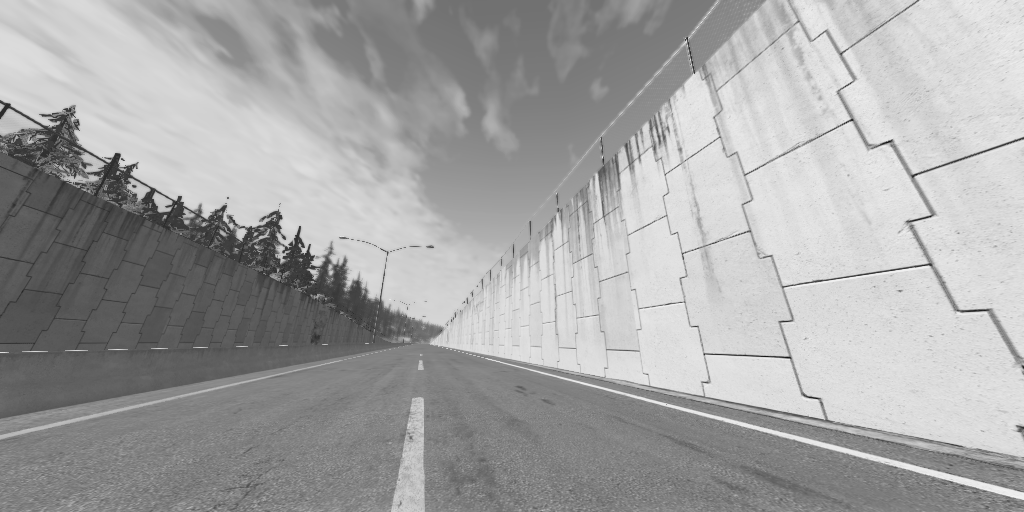
#> input picture sentdex/1left.png, 1024 x 512 px
$ jupyter execute sentdex_hough.ipynb
#> lines starting #> are read from the running program, lines starting #| are printed output that depends on the picture; after the words box and inside, x2 and y2 are one past the last pixel; in counts of white or black regions, pixels touching at a corner belong together
#> in main, screen is the input picture: shape (512, 1024, 3); min 19, max 244, mean 164.9
[cell 1]
import numpy as np
import cv2
import time

[cell 2]
def draw_lines(img, lines):
    try:
        for line in lines:
            coords = line[0]
            cv2.line(img, (coords[0],coords[1]), (coords[2],coords[3]), [255,255,255], 3)
    except:
        pass


def roi(img, vertices):
    mask = np.zeros_like(img)
    cv2.fillPoly(mask, vertices, 255)
    masked = cv2.bitwise_and(img, mask)
    return masked


def process_img(original_image):
    # processed_img = cv2.cvtColor(original_image, cv2.COLOR_BGR2GRAY)
    processed_img = cv2.Canny(original_image, 100, 150)
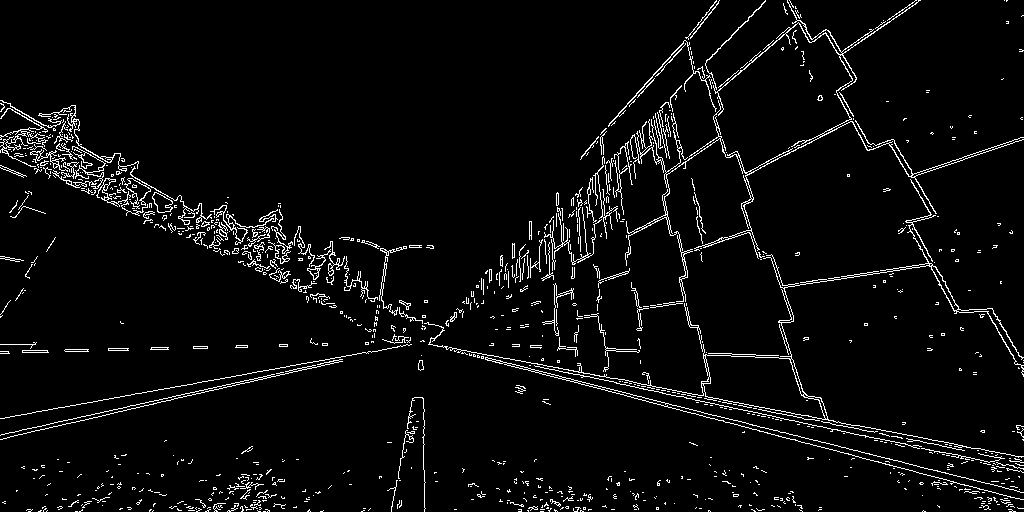
#> processed_img: shape (512, 1024); 4.3% white in thin lines or dots
    processed_img = cv2.GaussianBlur(processed_img, (3,3), 0 )
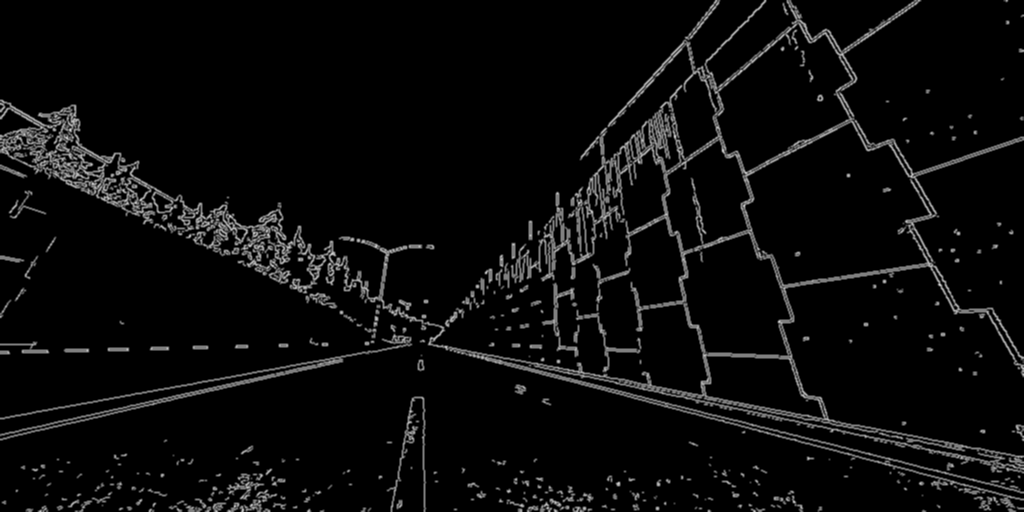
#> processed_img: shape (512, 1024); min 0, max 207, mean 11
    vertices = np.array([[10,500],[10,300], [300,200], [500,200], [800,300], [800,500]], np.int32)
    processed_img = roi(processed_img, [vertices])
#> in roi, `cv2.fillPoly(mask, vertices, 255)`:
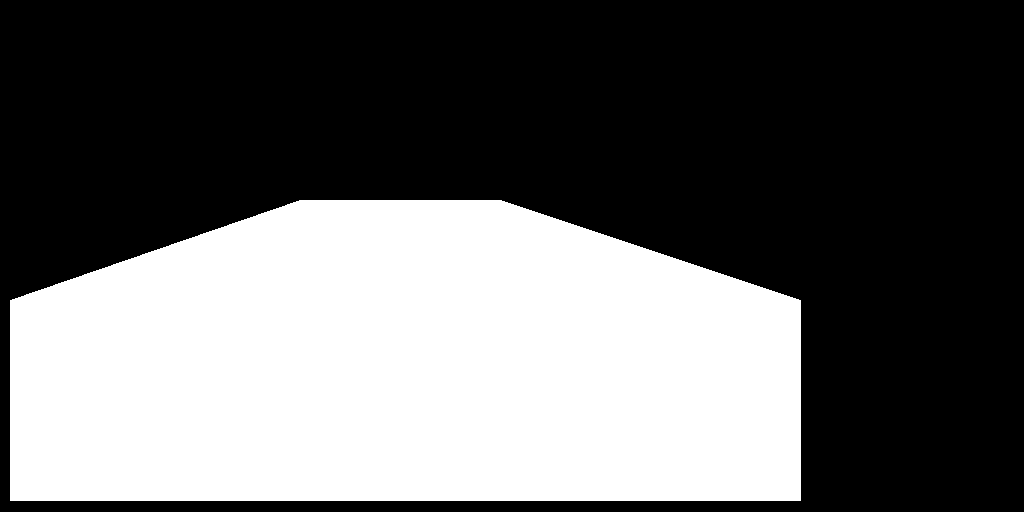
#> mask: shape (512, 1024); 39.8% white; 1 white region, box (x1, y1, x2, y2) and area: (10, 200, 801, 501) 208491
#> in roi, `masked = cv2.bitwise_and(img, mask)`:
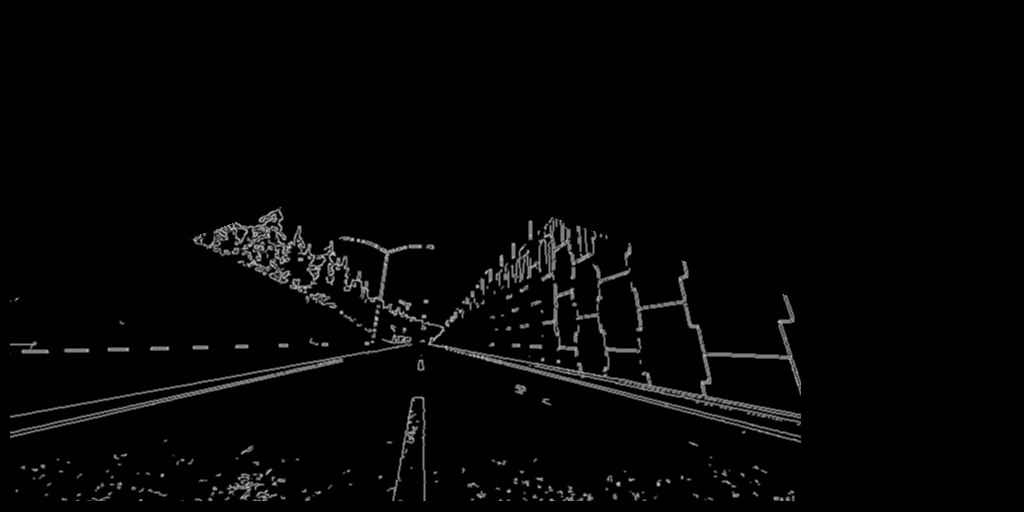
#> masked: shape (512, 1024); min 0, max 207, mean 4.8

    #                       edges
    lines = cv2.HoughLinesP(processed_img, 1, np.pi/180, 180, np.array([]), 20, 15)
#> lines = 61 rows, first 6: [10, 416, 435, 341], [14, 414, 436, 339], [393, 334, 800, 436], [430, 344, 800, 415], [427, 344, 800, 437], [10, 435, 343, 358]
    draw_lines(processed_img,lines)
#> the loop in draw_lines, `for line in lines:` made 61 passes
#> coords on passes 1 to 12: [10, 416, 435, 341], [14, 414, 436, 339], [393, 334, 800, 436], [430, 344, 800, 415], [427, 344, 800, 437], [10, 435, 343, 358], [364, 330, 798, 414], [13, 433, 441, 335], [10, 437, 343, 360], [427, 345, 800, 418], [445, 350, 800, 438], [486, 361, 800, 440]
#> after the loop in draw_lines, `for line in lines:`:
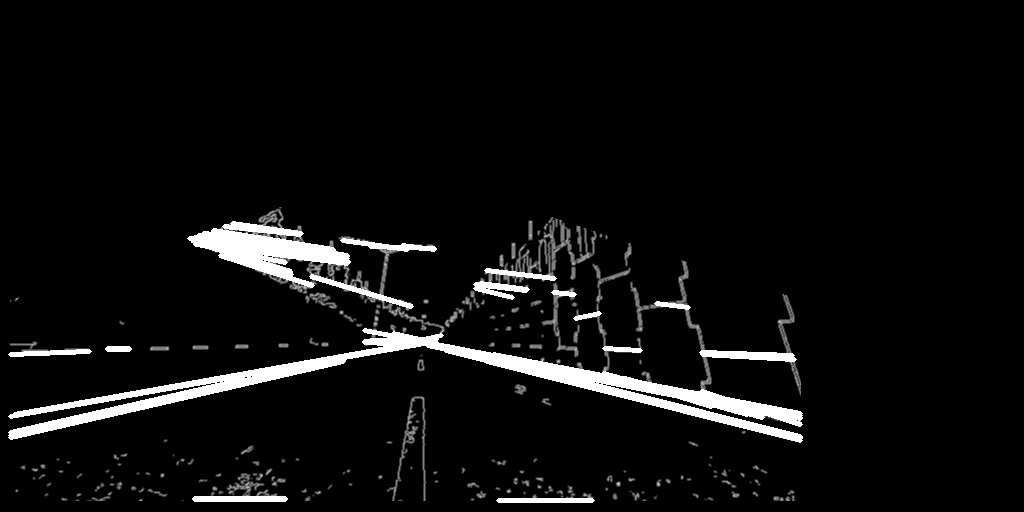
#> img: shape (512, 1024); min 0, max 255, mean 13.6
    return processed_img


def main():
    last_time = time.time()
    screen = cv2.imread("1left.png")
    new_screen = process_img(screen)
    print('Loop took {} seconds'.format(time.time()-last_time))
    last_time = time.time()
    cv2.imshow('window', new_screen)
    # cv2_imshow(new_screen)
    #cv2.imshow('window2', cv2.cvtColor(screen, cv2.COLOR_BGR2RGB))
